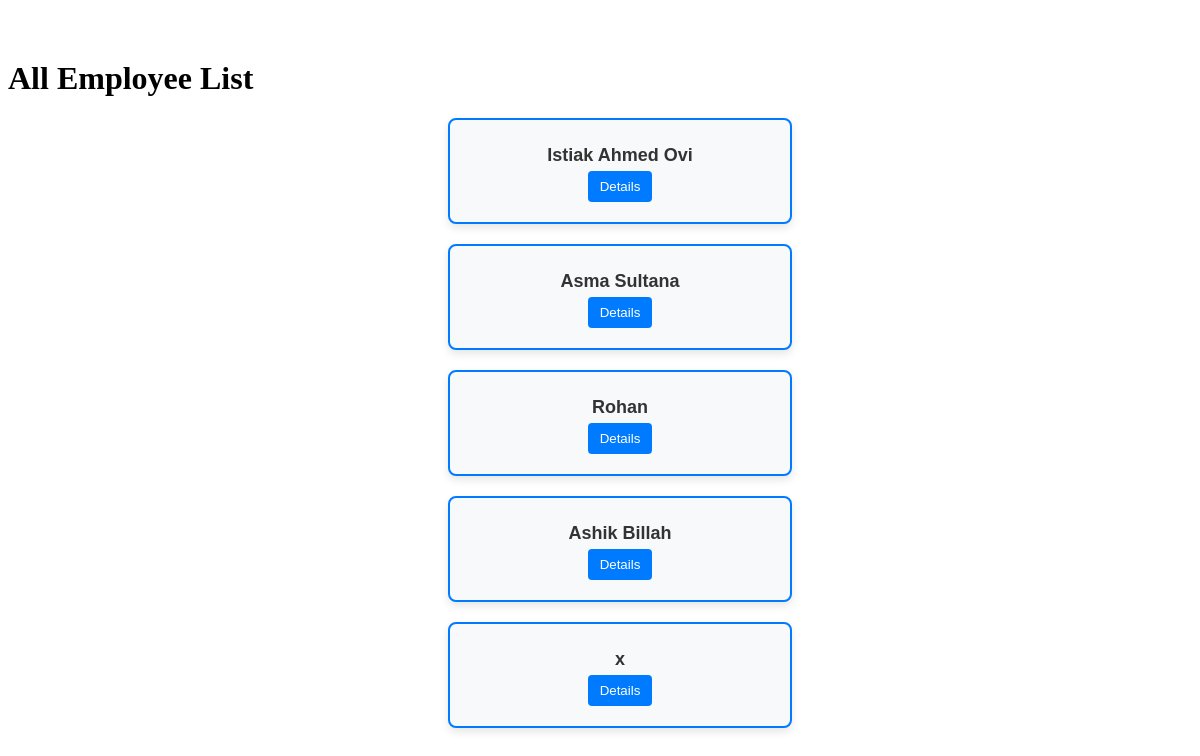
/employee/, run on the app's committed database.
### Employee/models.py (models this page shows, shortened)
class Employee(models.Model):
    Employee_Id  = models.PositiveIntegerField(default=1)
    name = models.CharField(max_length=20)
    address = models.TextField(max_length=50)
    phone_number = models.CharField(max_length=15)
    salary = models.DecimalField(max_digits=8,decimal_places=2)
    designation = models.CharField(max_length=50)
    description = models.TextField(max_length=200)

### Employee/views.py (the view)
# urls.py: path('',views.display_employee , name='display'),
def display_employee(request):
    employee_data = Employee.objects.all()
    return render(request,'employee_list.html',{'employee_data':employee_data})

### Employee/templates/employee_list.html (shortened to what this page needs)
<!DOCTYPE html>
<html lang="en">
<head>
    <link rel="stylesheet" href="https://matcha.mizu.sh/matcha.css">
</head>
<body>
    <h1>All Employee List</h1>
    <ul>
        {% for employee in employee_data %}
        <div class="employee-card">
            <h5>{{ employee.name }}</h5>
            <a href="{% url 'employee_data' employee.pk %}">
                <button type="button">Details</button>
            </a>
        </div>
        {% endfor %}
    </ul>
</body>
</html>

### Employee/templates/employee_list.html (style rules this page uses)
body { margin-top: 60px; }
.employee-card { border: 2px solid #007BFF; border-radius: 8px; padding: 20px; width: 300px; background-color: #f8f9fa; margin: 20px auto; box-shadow: 0 4px 8px rgba(0, 0, 0, 0.1); text-align: center; font-family: Arial, sans-serif; }
.employee-card h5 { font-size: 18px; color: #333; margin: 5px 0; }
.employee-card a button { padding: 8px 12px; background-color: #007BFF; color: white; border: none; border-radius: 4px; cursor: pointer; }

### data on the page
Employee: name "Istiak Ahmed Ovi"
Employee: name "Asma Sultana"
Employee: name "Rohan"
Employee: name "Ashik Billah"
Employee: name "x"
